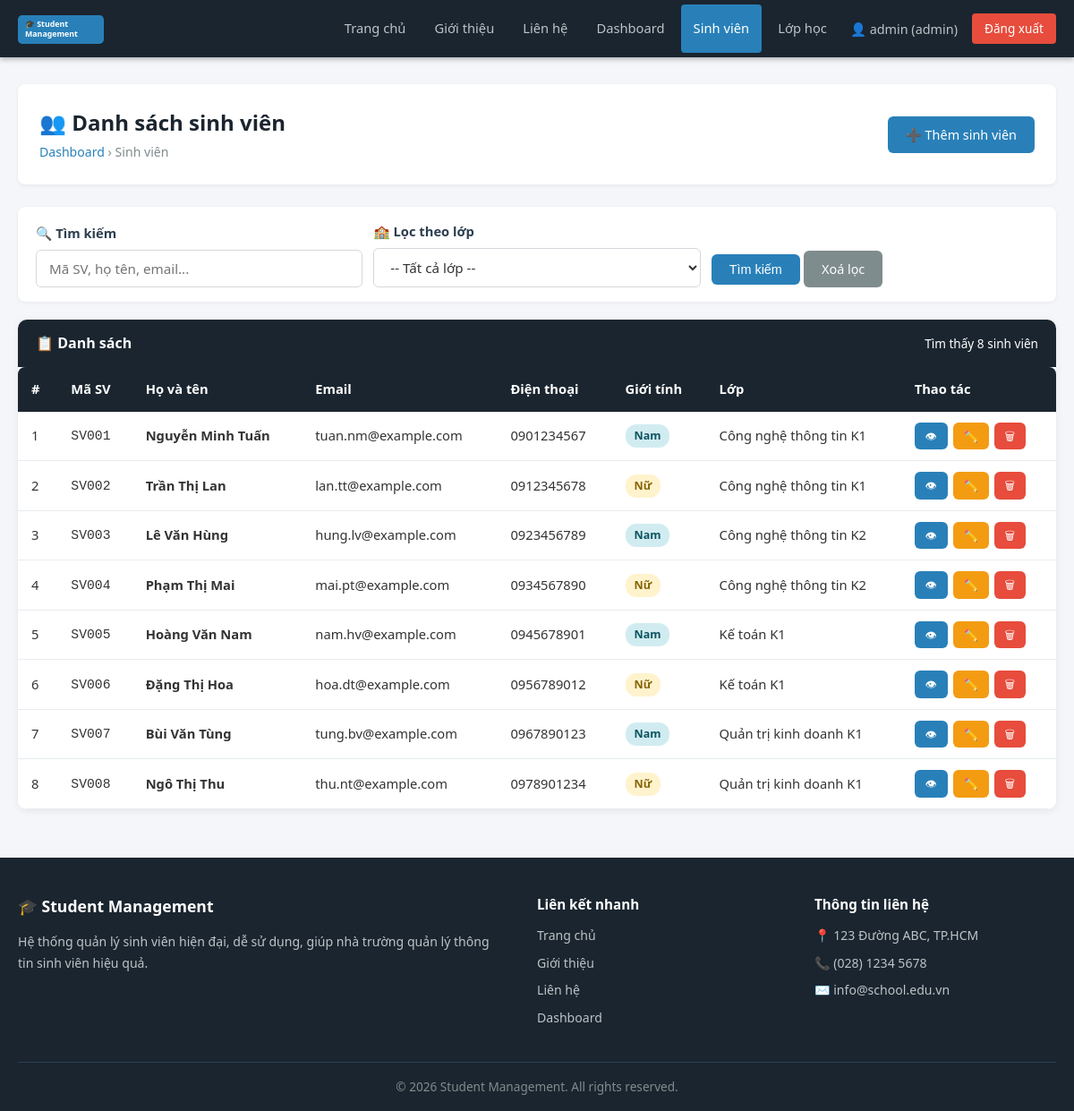
The page /students/index.php (signed in) on the database its author committed.
### tables this page shows
CREATE TABLE students (
    id INT AUTO_INCREMENT PRIMARY KEY,
    student_code VARCHAR(20) NOT NULL UNIQUE,
    full_name VARCHAR(100) NOT NULL,
    email VARCHAR(100) UNIQUE,
    phone VARCHAR(15),
    gender ENUM('Nam', 'Nữ', 'Khác') DEFAULT 'Nam',
    birthday DATE,
    address TEXT,
    class_id INT,
    created_at DATETIME DEFAULT CURRENT_TIMESTAMP,
    CONSTRAINT fk_students_class FOREIGN KEY (class_id) REFERENCES classes(id) ON DELETE SET NULL ON UPDATE CASCADE
);

CREATE TABLE classes (
    id INT AUTO_INCREMENT PRIMARY KEY,
    class_code VARCHAR(20) NOT NULL UNIQUE,
    class_name VARCHAR(100) NOT NULL,
    teacher_id INT DEFAULT NULL,
    teacher VARCHAR(100),
    description TEXT,
    created_at DATETIME DEFAULT CURRENT_TIMESTAMP,
    CONSTRAINT fk_classes_teacher FOREIGN KEY (teacher_id) REFERENCES users(id) ON DELETE SET NULL ON UPDATE CASCADE
);

### config/config.php (called while the page is built, shortened)
<?php
function isLoggedIn() {
    return isset($_SESSION['user_id']);
}
require_once __DIR__ . '/../auth/check_role.php';

### auth/check_role.php (called while the page is built, shortened)
<?php
function hasRole($role) {
    return isLoggedIn() && $_SESSION['role'] === $role;
}

### students/index.php (the view, shortened to what this page needs)
<?php
require_once '../config/config.php';
$isAdmin   = hasRole('admin');
$search      = trim($_GET['search']   ?? '');
$where  = [];
$params = [];
$types  = '';
$whereSQL = $where ? 'WHERE ' . implode(' AND ', $where) : '';
$sql = "SELECT s.id, s.student_code, s.full_name, s.email, s.phone, s.gender, s.birthday, c.class_name
        FROM students s
        LEFT JOIN classes c ON s.class_id = c.id
        $whereSQL
        ORDER BY s.created_at DESC";
if ($params) {
    $stmt = $conn->prepare($sql);
    $stmt->bind_param($types, ...$params);
    $stmt->execute();
    $students = $stmt->get_result();
    $stmt->close();
} else {
    $students = $conn->query($sql);
}
include '../includes/header.php';
include '../includes/navbar.php';
?>
<div class="main-content">
    <div class="page-header">
        <div>
            <h1>👥 Danh sách sinh viên</h1>
            <span class="breadcrumb"><a href="<?php echo SITE_URL; ?>/dashboard.php">Dashboard</a> &rsaquo; Sinh viên</span>
        </div>
        <?php if ($isAdmin): ?>
        <a href="<?php echo SITE_URL; ?>/students/add.php" class="btn btn-primary">➕ Thêm sinh viên</a>
        <?php endif; ?>
    </div>
    <form method="GET" action="index.php" class="search-bar">
        <div class="form-group">
            <label>🔍 Tìm kiếm</label>
            <input type="text" name="search" class="form-control" placeholder="Mã SV, họ tên, email..."
                value="<?php echo htmlspecialchars($search, ENT_QUOTES, 'UTF-8'); ?>">
        </div>
        <div class="form-group">
            <label>🏫 Lọc theo lớp</label>
            <select name="class_id" class="form-control">
                <option value="0">-- Tất cả lớp --</option>
            </select>
        </div>
        <div class="form-group" style="align-self:flex-end">
            <button type="submit" class="btn btn-primary">Tìm kiếm</button>
            <a href="index.php" class="btn btn-secondary">Xoá lọc</a>
        </div>
    </form>
    <div class="card">
        <div class="card-header">
            📋 Danh sách
            <span style="font-weight:400;font-size:0.85rem;">
                Tìm thấy <?php echo $students->num_rows; ?> sinh viên
            </span>
        </div>
        <div class="card-body" style="padding:0">
            <div class="table-responsive">
                <table>
                    <thead>
                        <tr>
                            <th>#</th>
                            <th>Mã SV</th>
                            <th>Họ và tên</th>
                            <th>Email</th>
                            <th>Điện thoại</th>
                            <th>Giới tính</th>
                            <th>Lớp</th>
                            <th>Thao tác</th>
                        </tr>
                    </thead>
                    <tbody>
                        <?php if ($students->num_rows > 0): ?>
                            <?php $i = 1; while ($row = $students->fetch_assoc()): ?>
                            <tr>
                                <td><?php echo $i++; ?></td>
                                <td><code><?php echo htmlspecialchars($row['student_code'], ENT_QUOTES, 'UTF-8'); ?></code></td>
                                <td><strong><?php echo htmlspecialchars($row['full_name'], ENT_QUOTES, 'UTF-8'); ?></strong></td>
                                <td><?php echo htmlspecialchars($row['email'] ?? '', ENT_QUOTES, 'UTF-8'); ?></td>
                                <td><?php echo htmlspecialchars($row['phone'] ?? '', ENT_QUOTES, 'UTF-8'); ?></td>
                                <td>
                                    <?php if ($row['gender'] === 'Nam'): ?>
                                        <span class="badge badge-info">Nam</span>
                                    <?php elseif ($row['gender'] === 'Nữ'): ?>
                                        <span class="badge badge-warning">Nữ</span>
                                    <?php else: ?>
                                        <span class="badge badge-primary"><?php echo htmlspecialchars($row['gender'] ?? '', ENT_QUOTES, 'UTF-8'); ?></span>
                                    <?php endif; ?>
                                </td>
                                <td><?php echo htmlspecialchars($row['class_name'] ?? 'Chưa xếp lớp', ENT_QUOTES, 'UTF-8'); ?></td>
                                <td>
                                    <div class="table-actions">
                                        <a href="view.php?id=<?php echo $row['id']; ?>" class="btn btn-sm btn-primary" title="Xem">👁</a>
                                        <?php if ($isAdmin): ?>
                                        <a href="edit.php?id=<?php echo $row['id']; ?>" class="btn btn-sm btn-warning" title="Sửa">✏️</a>
                                        <a href="delete.php?id=<?php echo $row['id']; ?>"
                                           class="btn btn-sm btn-danger confirm-delete"
                                           data-name="<?php echo htmlspecialchars($row['full_name'], ENT_QUOTES, 'UTF-8'); ?>"
                                           title="Xoá">🗑</a>
                                        <?php endif; ?>
                                    </div>
                                </td>
                            </tr>
                            <?php endwhile; ?>
                        <?php endif; ?>
                    </tbody>
                </table>
            </div>
        </div>
    </div>
</div>
<?php include '../includes/footer.php'; ?>

### css/base.css (style rules this page uses)
:root { --color-primary: #2980b9; --color-dark: #1a252f; --color-secondary: #7f8c8d; --color-danger: #e74c3c; --color-success: #27ae60; --color-warning: #f39c12; --color-bg: #f5f6fa; --color-border: #e8ecef; --color-text: #333; --color-text-light: #2c3e50; --color-white: #fff; --radius: 6px; --radius-lg: 10px; --shadow: 0 2px 8px rgba(0,0,0,0.07); }
*, *::before, *::after { box-sizing: border-box; margin: 0; padding: 0; }
html { scroll-behavior: smooth; }
a { color: var(--color-primary); text-decoration: none; }
body { font-family: 'Segoe UI', Tahoma, Geneva, Verdana, sans-serif; font-size: 16px; line-height: 1.6; color: var(--color-text); background-color: var(--color-bg); display: flex; flex-direction: column; min-height: 100vh; }
.main-content { flex: 1; padding: 30px 20px; max-width: 1200px; margin: 0 auto; width: 100%; }
.btn { display: inline-block; padding: 9px 20px; border: none; border-radius: var(--radius); cursor: pointer; font-size: 0.9rem; font-weight: 500; text-align: center; transition: background 0.2s, transform 0.1s; text-decoration: none; }
.btn-primary { background: var(--color-primary); color: var(--color-white); }
.btn-warning { background: var(--color-warning); color: var(--color-white); }
.btn-danger { background: var(--color-danger); color: var(--color-white); }
.btn-secondary { background: var(--color-secondary); color: var(--color-white); }
.btn-sm { padding: 5px 12px; font-size: 0.8rem; }
.badge { display: inline-block; padding: 3px 10px; border-radius: 12px; font-size: 0.78rem; font-weight: 600; }
.badge-warning { background: #fff3cd; color: #856404; }
.badge-info { background: #d1ecf1; color: #0c5460; }

### css/style.css (style rules this page uses)
.page-header { background: var(--color-white); border-bottom: 1px solid var(--color-border); padding: 24px; margin-bottom: 24px; border-radius: 8px; display: flex; align-items: center; justify-content: space-between; flex-wrap: wrap; gap: 12px; box-shadow: 0 1px 4px rgba(0,0,0,0.06); }
.page-header h1 { font-size: 1.5rem; color: var(--color-dark); }
.page-header .breadcrumb { color: var(--color-secondary); font-size: 0.88rem; }
.page-header .breadcrumb a { color: var(--color-primary); }
.card { background: var(--color-white); border-radius: var(--radius-lg); box-shadow: var(--shadow); overflow: hidden; margin-bottom: 24px; }
.card-header { background: var(--color-dark); color: var(--color-white); padding: 14px 20px; font-weight: 600; font-size: 1rem; display: flex; align-items: center; justify-content: space-between; }
.card-body { padding: 20px; }
.table-responsive { overflow-x: auto; border-radius: 8px; }
table { width: 100%; border-collapse: collapse; font-size: 0.92rem; background: var(--color-white); }
thead tr { background: var(--color-dark); color: var(--color-white); }
thead th { padding: 13px 15px; text-align: left; font-weight: 600; white-space: nowrap; }
tbody tr { border-bottom: 1px solid var(--color-border); transition: background 0.15s; }
tbody td { padding: 12px 15px; vertical-align: middle; }
.table-actions { display: flex; gap: 6px; flex-wrap: wrap; }
.form-group { margin-bottom: 18px; }
.form-group label { display: block; font-weight: 600; margin-bottom: 6px; color: var(--color-text-light); font-size: 0.92rem; }
.form-control { width: 100%; padding: 10px 14px; border: 1px solid #d5d8dc; border-radius: var(--radius); font-size: 0.95rem; transition: border-color 0.2s, box-shadow 0.2s; background: var(--color-white); color: var(--color-text); font-family: inherit; }
select.form-control { cursor: pointer; }
.search-bar { background: var(--color-white); padding: 16px 20px; border-radius: 8px; margin-bottom: 20px; box-shadow: 0 1px 4px rgba(0,0,0,0.06); display: flex; gap: 12px; flex-wrap: wrap; align-items: flex-end; }
.search-bar .form-group { margin-bottom: 0; flex: 1; min-width: 180px; }

### rows shown on the page
students: student_code "SV001", full_name "Nguyễn Minh Tuấn", email "tuan.nm@example.com", phone "0901234567", gender "Nam", class.class_name "Công nghệ thông tin K1"
students: student_code "SV002", full_name "Trần Thị Lan", email "lan.tt@example.com", phone "0912345678", gender "Nữ", class.class_name "Công nghệ thông tin K1"
students: student_code "SV003", full_name "Lê Văn Hùng", email "hung.lv@example.com", phone "0923456789", gender "Nam", class.class_name "Công nghệ thông tin K2"
students: student_code "SV004", full_name "Phạm Thị Mai", email "mai.pt@example.com", phone "0934567890", gender "Nữ", class.class_name "Công nghệ thông tin K2"
students: student_code "SV005", full_name "Hoàng Văn Nam", email "nam.hv@example.com", phone "0945678901", gender "Nam", class.class_name "Kế toán K1"
students: student_code "SV006", full_name "Đặng Thị Hoa", email "hoa.dt@example.com", phone "0956789012", gender "Nữ", class.class_name "Kế toán K1"
students: student_code "SV007", full_name "Bùi Văn Tùng", email "tung.bv@example.com", phone "0967890123", gender "Nam", class.class_name "Quản trị kinh doanh K1"
students: student_code "SV008", full_name "Ngô Thị Thu", email "thu.nt@example.com", phone "0978901234", gender "Nữ", class.class_name "Quản trị kinh doanh K1"

### other values the page prints
$_SESSION['username'] "admin"
$_SESSION['role'] "admin"
$students->num_rows "8"
SITE_NAME "Student Management"
